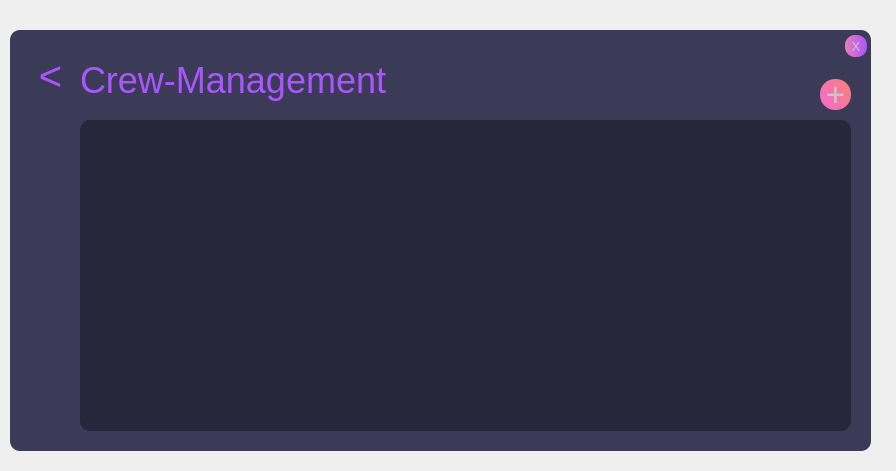
<?xml version="1.0" encoding="UTF-8"?>
<ui version="4.0">
 <class>CrewManager</class>
 <widget class="QWidget" name="CrewManager">
  <property name="geometry">
   <rect>
    <x>0</x>
    <y>0</y>
    <width>896</width>
    <height>471</height>
   </rect>
  </property>
  <property name="windowTitle">
   <string>Form</string>
  </property>
  <widget class="QFrame" name="frame">
   <property name="geometry">
    <rect>
     <x>10</x>
     <y>30</y>
     <width>861</width>
     <height>421</height>
    </rect>
   </property>
   <property name="styleSheet">
    <string notr="true">background-color: rgb(59, 59, 88);
border-radius:10px;
</string>
   </property>
   <property name="frameShape">
    <enum>QFrame::StyledPanel</enum>
   </property>
   <property name="frameShadow">
    <enum>QFrame::Raised</enum>
   </property>
   <widget class="QLabel" name="label">
    <property name="geometry">
     <rect>
      <x>70</x>
      <y>25</y>
      <width>341</width>
      <height>51</height>
     </rect>
    </property>
    <property name="font">
     <font>
      <family>Segoe UI</family>
      <pointsize>27</pointsize>
      <weight>50</weight>
      <bold>false</bold>
      <stylestrategy>PreferAntialias</stylestrategy>
     </font>
    </property>
    <property name="styleSheet">
     <string notr="true">color: qlineargradient(spread:pad, x1:0, y1:0.460227, x2:1, y2:0.46, stop:0 rgba(231, 126, 186, 255), stop:1 rgba(170, 85, 255, 255));</string>
    </property>
    <property name="text">
     <string>Crew-Management</string>
    </property>
    <property name="alignment">
     <set>Qt::AlignLeading|Qt::AlignLeft|Qt::AlignVCenter</set>
    </property>
   </widget>
   <widget class="QPushButton" name="exit">
    <property name="geometry">
     <rect>
      <x>835</x>
      <y>5</y>
      <width>22</width>
      <height>22</height>
     </rect>
    </property>
    <property name="font">
     <font>
      <family>Segoe UI</family>
      <pointsize>10</pointsize>
      <weight>50</weight>
      <italic>false</italic>
      <bold>false</bold>
     </font>
    </property>
    <property name="styleSheet">
     <string notr="true">QPushButton#exit{
background-color: qlineargradient(spread:pad, x1:0, y1:0.460227, x2:1, y2:0.46, stop:0 rgba(231, 126, 186, 255), stop:1 rgba(170, 85, 255, 255));
border-radius:10px;
font: 10pt &quot;Segoe UI&quot;;
color:rgb(200, 200, 200);
}
QPushButton#exit:hover {
	font:  75 12pt &quot;Segoe UI&quot;;
	color: rgb(255, 255, 255);
}

QPushButton#exit:pressed{
	
	color: rgb(59, 59, 88);
}</string>
    </property>
    <property name="text">
     <string>X</string>
    </property>
   </widget>
   <widget class="QFrame" name="frame_3">
    <property name="geometry">
     <rect>
      <x>70</x>
      <y>90</y>
      <width>771</width>
      <height>311</height>
     </rect>
    </property>
    <property name="styleSheet">
     <string notr="true">background-color: rgb(39, 39, 60);</string>
    </property>
    <property name="frameShape">
     <enum>QFrame::StyledPanel</enum>
    </property>
    <property name="frameShadow">
     <enum>QFrame::Raised</enum>
    </property>
    <widget class="QListWidget" name="crewList">
     <property name="geometry">
      <rect>
       <x>15</x>
       <y>11</y>
       <width>741</width>
       <height>291</height>
      </rect>
     </property>
     <property name="styleSheet">
      <string notr="true">font: 20pt &quot;Segoe UI&quot;;
color: rgb(255, 255, 255);</string>
     </property>
    </widget>
   </widget>
   <widget class="QPushButton" name="backButton">
    <property name="geometry">
     <rect>
      <x>20</x>
      <y>30</y>
      <width>41</width>
      <height>31</height>
     </rect>
    </property>
    <property name="font">
     <font>
      <family>Segoe UI</family>
      <pointsize>30</pointsize>
      <weight>50</weight>
      <italic>false</italic>
      <bold>false</bold>
     </font>
    </property>
    <property name="styleSheet">
     <string notr="true">QPushButton#backButton{
color: qlineargradient(spread:pad, x1:0, y1:0.460227, x2:1, y2:0.46, stop:0 rgba(231, 126, 186, 255), stop:1 rgba(170, 85, 255, 255));
font: 30pt &quot;Segoe UI&quot;;

}
QPushButton#backButton:hover {
	font:  75 25pt &quot;Segoe UI&quot;;
}

QPushButton#backButton:pressed{
	color: rgb(59, 59, 88);
}</string>
    </property>
    <property name="text">
     <string>&lt;</string>
    </property>
   </widget>
   <widget class="QPushButton" name="addPersonButton">
    <property name="geometry">
     <rect>
      <x>810</x>
      <y>49</y>
      <width>31</width>
      <height>31</height>
     </rect>
    </property>
    <property name="font">
     <font>
      <family>Segoe UI</family>
      <pointsize>25</pointsize>
      <weight>50</weight>
      <italic>false</italic>
      <bold>false</bold>
     </font>
    </property>
    <property name="styleSheet">
     <string notr="true">QPushButton#addPersonButton{
background-color: qlineargradient(spread:reflect, x1:0, y1:1, x2:1, y2:0.307, stop:0.0909091 rgba(244, 108, 203, 255), stop:1 rgba(247, 127, 127, 255));
border-radius:15px;
font: 25pt &quot;Segoe UI&quot;;
color:rgb(200, 200, 200);

}
QPushButton#addPersonButton:hover {
	font:  75 22pt &quot;Segoe UI&quot;;
	color: rgb(255, 255, 255);
}

QPushButton#addPersonButton:pressed{
	
	color: rgb(59, 59, 88);
}</string>
    </property>
    <property name="text">
     <string>+</string>
    </property>
   </widget>
  </widget>
 </widget>
 <resources/>
 <connections/>
</ui>
